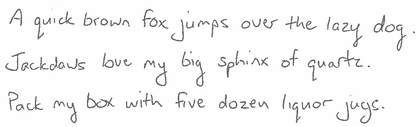
%> input picture code/matlab/PSM/pangrams.png, 420 x 127 px, shrunk from 1106 x 335 before the run, given in place of fox.png, which was not available
$ octave demo.m   (GNU Octave 9; MATLAB toolbox functions it lacks are replaced by stand-ins)
%> lines starting %> are read from the running program, lines starting %| are printed output that depends on the picture; in (x1, y1, x2, y2) boxes, pixels count from 0 and x2, y2 are one past the last pixel; in counts of white or black regions, pixels touching at a corner belong together; the program's own positions count from 1; pictures that were not available may be replaced by others from this repository, and a replacement may not be noted
### code/matlab/PSM/autoPsm.m
function [psm,rp] = autoPsm(bimg,varargin)

% Automatically generates an ink-blob PSM for the input image.

% p = struct('skt',12,'spacing',4,'variance','proportional','sep',1);
% p = struct('skt',12,'spacing',4,'variance',0.5,'sep',1);

p = struct('skel',20,'spacing',4,'variance',0.5,'sep',1);

p = setupParameters(p,varargin{:});

% Check edge pixels to see if we need to invert
epix = [bimg(1,:),bimg(end,:),bimg(2:end-1,1)',bimg(2:end-1,end)'];
if (nnz(epix)>numel(epix)/2)&&~isfield(p,'sic')
    warning('Inverting input image');
    bimg = ~bimg;
end;

if isempty(bimg)
    warning ('PSM of empty image');
    bimg = zeros(100);
end;

[nrow,ncol] = size(bimg);
if isfield(p,'skel')&&p.skel
    sk = bimg;
    skr = sk;  % radius is unknown
else
    %[skg,skr] = skelgrad(bimg);  % has been crashing...
    skr = double(bwdist(imdilate(~bimg,strel(eye(3))))).^2;  % exact
    skg = 2*p.skt*bwmorph(bimg,'thin',inf);  % approximation


    skr = bimg+sqrt(skr);  % this gives the actual distance to the edge
    sk = bwmorph(skg>p.skt,'thin',inf);
    if all(sk(:)==0)
        sk = bwmorph(skg==max(skg(:)),'thin',inf);
    end;
end;

% analyze
psk = padarray(sk,[1 1],0);
nnbr = psk(1:end-2,1:end-2)+psk(1:end-2,2:end-1)+psk(1:end-2,3:end)...
    +psk(2:end-1,1:end-2)+psk(2:end-1,3:end)...
    +psk(3:end,1:end-2)+psk(3:end,2:end-1)+psk(3:end,3:end);
sknbr = nnbr(sk);
eid = find(sk&nnbr<2)';   % ends
bid = find(sk&nnbr==2)';  % branch lines
%jid = find(sk&nnbr>2)';   % junctions -- replaced with below

% work on junctions to pick just one from each connected component
[jcc,njcc] = bwlabel(sk&nnbr>2);
jid = zeros(1,njcc);
for j = 1:njcc
    jjid = find(jcc==j);
    [ji,jj] = ind2sub(size(sk),jjid);
    jd = (ji-mean(ji)).^2+(jj-mean(jj)).^2;
    [~,jdmi] = min(jd);
    jid(j) = jjid(jdmi);
end;

% uniform spacing replaces radius everywhere with median value
if isfield(p,'spacing')&&~isempty(p.spacing)
    skr0 = skr;
    if ischar(p.spacing)&&strcmp(p.spacing,'uniform')
        %skr(:) = median(skr(sk));
        skr(:) = trimmean(skr(sk),50);
    else
        skr(:) = p.spacing;
    end;
end;

% block out end/junction points
pick = [eid jid];
d = inf(nrow,ncol);
src = nan(nrow,ncol);
for i = 1:numel(pick)
    j = pick(i);
    m = repmat(1e10,nrow,ncol);
    m(j) = 0;
    m = gdt2d(m,skr(j).^2,skr(j).^2);
    src(m<=d) = j;
    d = min(d,m);
end;

% add more points
skd = sk.*d;
th = 2*p.sep;
while any(skd(:)>=th)
    j = find(skd==min(skd(skd>=th)),1);
    pick(end+1) = j;
    m = repmat(1e10,nrow,ncol);
    m(j) = 0;
    m = gdt2d(m,skr(j).^2,skr(j).^2);
    src(m<=d) = j;
    d = min(d,m);
    skd = sk.*d;
    if ~any(skd(:)>=th)&&(~isfield(p,'stragglers')||p.stragglers)
        % lower threshold at end to get stragglers
        th = p.sep;
    end;
end;

% eliminate points outside mask, if provided
if isfield(p,'mask')
    pick = pick(mask(pick));
end;

% now we have all our picks -- build tree based on distance
npick = numel(pick);
pickp = zeros(nrow,ncol);
pickp(pick) = 1;
[ip,jp] = find(pickp);
psm = struct('x',0,'y',0,'r',num2cell(skr(sort(pick))),...
    'parent',0,'children',[],'absx',0,'absy',0,...
    'vx',1,'vy',1);
if ~isfield(p,'root')
    cip = mean(ip);
    cjp = mean(jp);
else
    cip = p.root(2);
    cjp = p.root(1);
end;
sqcdp = (ip-cip).^2+(jp-cjp).^2;
[~,root] = min(sqcdp);
sqpd = (ip-ip(root)).^2+(jp-jp(root)).^2;
src = repmat(root,1,npick);
treed = false(npick,1);
psm(root) = struct('x',jp(root)-cjp,'y',ip(root)-cip,...
    'r',psm(root).r,'parent',0,'children',[],...
    'absx',jp(root)-cjp,'absy',ip(root)-cip,...
    'vx',1,'vy',1);
treed(root) = true;
while ~all(treed)
    [~,node] = min(sqpd(:)+1e10*treed);
    parent = src(node);
    sqipd = (ip-ip(node)).^2+(jp-jp(node)).^2;
    src(sqipd(:)<sqpd(:)) = node;
    sqpd = min(sqpd(:),sqipd(:));
    treed(node) = true;
    psm(node) = struct('x',jp(node)-jp(parent),'y',ip(node)-ip(parent),...
        'r',psm(node).r,'parent',parent,'children',[],...
        'absx',jp(node)-cjp,'absy',ip(node)-cip,...
        'vx',1,'vy',1);
    psm(parent).children(end+1) = node;
end;
rp = [jp(root);ip(root)];

if isfield(p,'radrestore')&&p.radrestore
    radii = num2cell(skr0(ip+nrow.*jp-nrow));
    [psm.r] = deal(radii{:});
end;
if isfield(p,'radius')
    [psm.r] = deal(p.radius);
end;

% proportional variance is relative to parent distance
if isfield(p,'variance')&&ischar(p.variance)&&strcmp(p.spacing,'proportional')
    x = [psm.x];
    y = [psm.y];
    d = sqrt(x.^2+y.^2);
    pv = num2cell(d./mean(d));
    [psm.vx] = deal(pv{:});
    [psm.vy] = deal(pv{:});
end;

% replace variance with specified value
if isfield(p,'variance')&&isnumeric(p.variance)
    [psm.vx] = deal(p.variance);
    [psm.vy] = deal(p.variance);
end;

% experimental:  weaken ties between separate connected components
if isfield(p,'ccweaken')
    lbl = bwlabel(bimg);
    plbl = lbl(pick);
    for i = 1:numel(psm)
        parent = psm(i).parent;
        if (parent > 0)&&(plbl(i)~=plbl(parent))
            psm(i).vx = psm(i).vx*p.ccweaken;
            psm(i).vy = psm(i).vy*p.ccweaken;
        end;
    end;
end;

if isfield(p,'code')&&(islogical(p.code)||isnumeric(p.code))&&p.code
    spick = sort(pick);
    [psm.code] = deal(1);
    [psm(ismember(spick,eid)).code] = deal(2);
    [psm(ismember(spick,jid)).code] = deal(3);
elseif isfield(p,'code')&&ischar(p.code)&&strcmp(p.code,'descript')
    sd = skelDescriptor(sk);
    [psm.code] = celldeal(num2cell(sd(sort(pick))));
elseif isfield(p,'code')&&ischar(p.code)&&strcmp(p.code,'theta')
    sd = skelDescriptor(sk);
    [psm.code] = celldeal(num2cell(sd(sort(pick))));
end;

if isfield(p,'rsig')
    [psm.rsig] = deal(p.rsig);
end;
end


function [varargout] = celldeal(c)
[varargout{1:numel(c)}] = deal(c{:});
end


function E = even(M)
E = (round(M/2) == (M/2));
end


% [18 lines left out: function linsmooth, not called in this run]


function p = setupParameters(defp,varargin)

if (nargout == 0)
    warning('setupParameters called with no outputs.');
end;
p = defp;
if even(nargin)
    p2 = varargin{1};
    fn = fieldnames(p2);
    for i = 1:numel(fn)
        p.(fn{i}) = p2.(fn{i});
    end;
elseif isfield(defp,'default')
    p = 'default';
end;
if ischar(p)
    p = defp.(p);
end;
for i = (1+even(nargin)):2:nargin-2
    p(1).(varargin{i}) = varargin{i+1};
end;
end


% Returns coordinates of each 1D section of a skeleton image.
% Result is a cell vector of 2xP xy coordinates.
% [75 lines left out: function skelArcs, not called in this run]


% Return descriptor codes for the supplied skeleton image.
%   0 = Not on skeleton
%   1 = Junction
%   2 = Endpoint
%   pi..2*pi = Arc angle
% [41 lines left out: function skelDescriptor, not called in this run]

### code/matlab/PSM/gdt2d.m
function [varargout] = gdt2d(varargin)

% gdt2d:  2D generalized distance transform
%
% dt = gdt2d(M)

fprintf('Mex file not found -- attempting to compile...\n');
try
    mex gdt2d.cpp
    fprintf('Compilation complete.  Continuing.\n');
    [varargout{1:nargout}] = gdt2d(varargin{:});
catch
    error('Unable to run mex file.');
end

### code/matlab/PSM/demo.m
% Demo of Inkblot Part-Structured Models
%
% Reference code for this paper:
% N. Howe, Part-Structured Inkball Models for One-Shot Handwritten Word Spotting.
% International Conference on Document Analysis and Recognition, August 2013.

% Read in images
fox = rgb2gray(imread('fox.png'))<128;
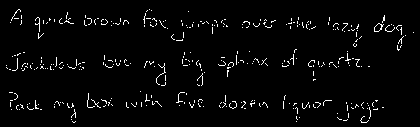
%> fox: size 127x420 logical; 2.9% white in thin lines or dots, all inside (x1, y1, x2, y2) = (6, 9, 414, 123)
text = rgb2gray(imread('pangrams.png'))<128;

% Build model & skeletonize text
[fox_m, fox_rp]= autoPsm(fox);
%> after the loop in setupParameters, `for i = (1+even(nargin)):2:nargin-2`: p = {skel 20, spacing 4, variance 0.5, sep 1}
%> in autoPsm, `epix = [bimg(1,:),bimg(end,:),bimg(2:end-1,1)',bimg(2:end-1,end)'];`: epix = 1090 logical values, 0 true
%> in autoPsm, `psk = padarray(sk,[1 1],0);`:
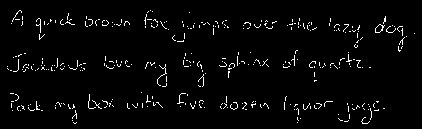
%> psk: size 129x422 logical; 2.9% white in thin lines or dots, all inside (x1, y1, x2, y2) = (7, 10, 415, 124)
%> in autoPsm, `nnbr = psk(1:end-2,1:end-2)+psk(1:end-2,2:end-1)+psk(1:end-2,3:end) +p..`:
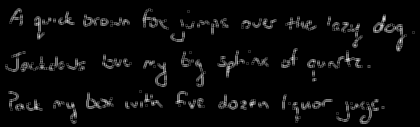
%> nnbr: size 127x420 double; min 0, max 6, mean 0.236; drawn with min black and max white
%> in autoPsm, `sknbr = nnbr(sk);`: sknbr = 1571 values, max 5 at index 147, min 0 at index 1, mean 1.76
%> in autoPsm, `eid = find(sk&nnbr<2)';`: eid = 559 values from 828 to 52484
%> in autoPsm, `bid = find(sk&nnbr==2)';`: bid = 797 values from 1363 to 51092
%> in autoPsm, `[jcc,njcc] = bwlabel(sk&nnbr>2);`:
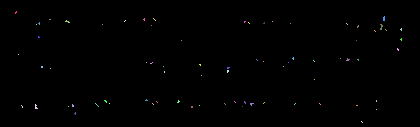
%> jcc: size 127x420 double; 75 distinct labels, from 0 to 74; one colour per label, 0 black
%> in autoPsm, `[jcc,njcc] = bwlabel(sk&nnbr>2);`: njcc = 74
%> the loop in autoPsm, `for j = 1:njcc` made 74 passes
%> (jjid, ji, jj, jd, jdmi) on passes 1 to 3: ([1918; 1919; 2044; 2045], [13; 14; 12; 13], [16; 16; 17; 17], [0.25; 1.25; 1.25; 0.25], 1), (2341, 55, 19, 0, 1), ([2773; 2901; 2902], [106; 107; 108], [22; 23; 23], [1.44; 0.111; 1.11], 2)
%> after the loop in autoPsm, `for j = 1:njcc`: jid = 74 values, max 50967 at index 74, min 1918 at index 1, mean 27504.4
%> in autoPsm, `skr(:) = p.spacing;`: skr: size 127x420 logical; every value is 1
%> in autoPsm, `pick = [eid jid];`: pick = 633 values, max 52484 at index 559, min 828 at index 1, mean 25422
%> the loop in autoPsm, `for i = 1:numel(pick)` made 1 pass
%> j on pass 1: 828
%> (printed output is left out)
%> the run ends on the next line
